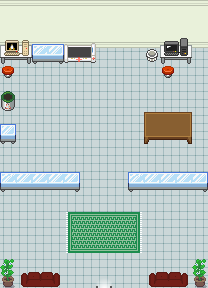

This is a level from a 2D game, rendered from its Tiled map with the project's own tilesets. A one-line summary and the map file follow, with tile-layer data summarised:
An orthogonal 13x18 tile map with 16x16 px tiles, 5 tile layers (Tile Layer 1, Tile Layer 2, Tile Layer 3, Above player, ...), 3 tilesets and 45 objects (35x event, 10x collision).

<map version="1.10" tiledversion="git" orientation="orthogonal" renderorder="right-down" compressionlevel="0" width="13" height="18" tilewidth="16" tileheight="16" infinite="0" nextlayerid="8" nextobjectid="131">
 <properties>
  <property name="edges" value="clamped" />
  <property name="inside" type="bool" value="true" />
  <property name="map_type" value="notype" />
  <property name="scenario" value="xero" />
  <property name="slug" value="professor_lab" />
 </properties>
 <tileset firstgid="1" source="../gfx/tilesets/core_indoor_floors.tsx" />
 <tileset firstgid="3865" source="../gfx/tilesets/core_indoor_walls.tsx" />
 <tileset firstgid="7729" source="../gfx/tilesets/core_set pieces.tsx" />
 <layer id="1" name="Tile Layer 1" width="13" height="18">
  <data>[234 cells, 234 non-empty, 4 distinct tile ids]</data>
 </layer>
 <layer id="2" name="Tile Layer 2" width="13" height="18">
  <data>[234 cells, 61 non-empty, 41 distinct tile ids]</data>
 </layer>
 <layer id="3" name="Tile Layer 3" width="13" height="18">
  <data>[234 cells, 0 non-empty, 0 distinct tile ids]</data>
 </layer>
 <layer id="4" name="Above player" width="13" height="18">
  <data>[234 cells, 14 non-empty, 6 distinct tile ids]</data>
 </layer>
 <layer id="7" name="Above Player 2" width="13" height="18">
  <data>[234 cells, 0 non-empty, 0 distinct tile ids]</data>
 </layer>
 <objectgroup color="#ff0000" id="6" name="Collisions">
  <object id="43" type="collision" x="144" y="112" width="48" height="32" />
  <object id="56" type="collision" x="144" y="48" width="48" height="16" />
  <object id="85" type="collision" x="0" y="32" width="208" height="16" />
  <object id="86" type="collision" x="0" y="48" width="96" height="16" />
  <object id="87" type="collision" x="0" y="96" width="16" height="16" />
  <object id="88" type="collision" x="0" y="128" width="16" height="16" />
  <object id="89" type="collision" x="0" y="176" width="80" height="16" />
  <object id="90" type="collision" x="128" y="176" width="80" height="16" />
  <object id="91" type="collision" x="0" y="272" width="64" height="16" />
  <object id="92" type="collision" x="144" y="272" width="64" height="16" />
 </objectgroup>
 <objectgroup color="#ffff00" id="5" name="Events">
  <!-- 35 objects omitted --></objectgroup>
</map>
<!-- 35 of 45 objects omitted -->
